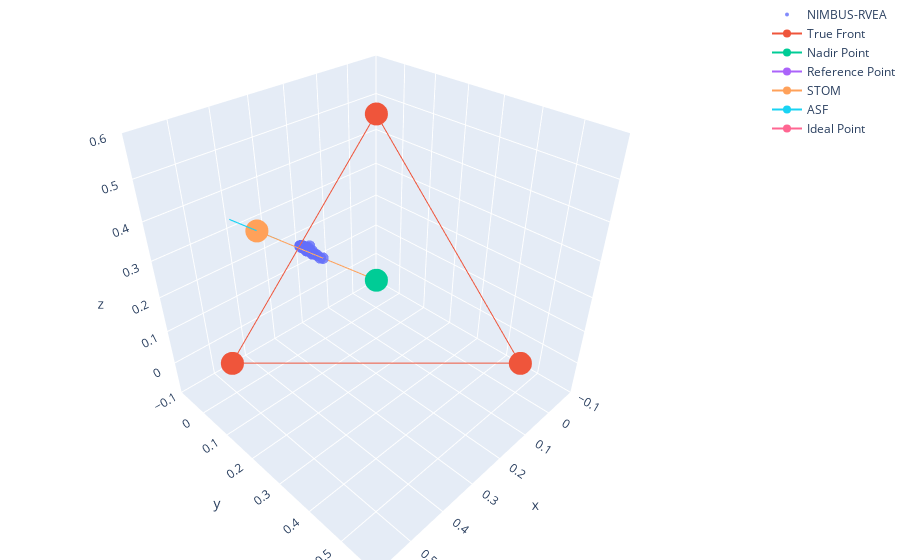

The cell this chart's notebook holds for it:
### Code cell
fig = plot3d(plot, response)
fig
